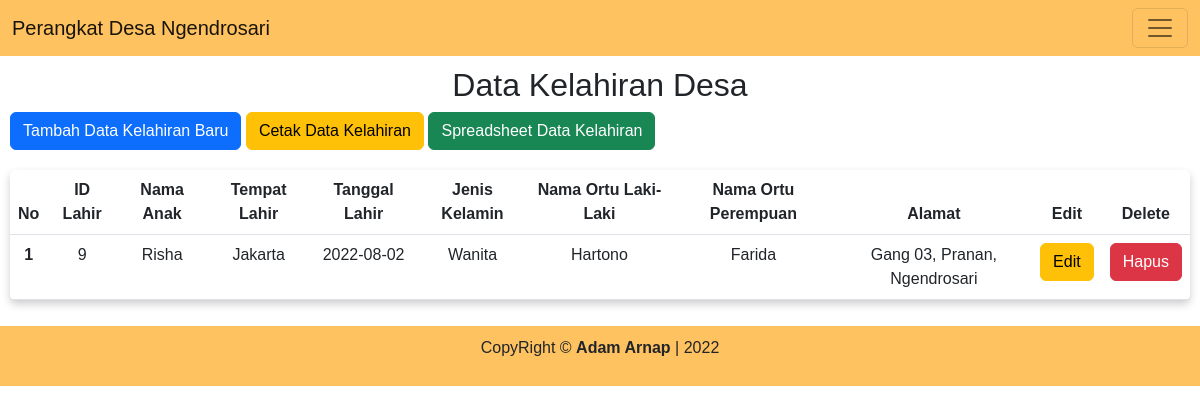
The page /view/Perangkat/Kelahiran.php (signed in) on the database its author committed.
### tables this page shows
CREATE TABLE `kelahiran` (
  `no_lahir` int(11) NOT NULL,
  `nama_bayi` varchar(50) NOT NULL,
  `tempat_lahir` varchar(50) NOT NULL,
  `tanggal_lahir` date NOT NULL,
  `gender` varchar(13) NOT NULL,
  `nama_ayah` varchar(30) NOT NULL,
  `nama_ibu` varchar(30) NOT NULL,
  `alamat` varchar(50) NOT NULL
);

### view/Perangkat/Kelahiran.php (the view, shortened to what this page needs)
<!doctype html>
<html lang="en">
  <head>
    <link href="https://cdn.jsdelivr.net/npm/bootstrap@5.2.0/dist/css/bootstrap.min.css" rel="stylesheet">
    <link rel="stylesheet" type="text/css" href="../../assets/styles/style.css">
    <link rel="stylesheet" type="text/css" href="../../assets/styles/berita.css">
</head>
  <body>
    <?php
    include '../Template/Navbar_Perangkat.php';
    ?>
        <main>
          <h2>Data Kelahiran Desa</h2>
          <a href="Kelahiran_Tambah.php" class="btn btn-primary">Tambah Data Kelahiran Baru</a>
          <a href="Cetak_Kelahiran.php" class="btn btn-warning">Cetak Data Kelahiran</a>
          <a href="Excel_Kelahiran.php" class="btn btn-success">Spreadsheet Data Kelahiran</a>
          <table class="table card-element">
            <thead>
              <tr>
                <th scope="col">No</th>
                <th scope="col">ID Lahir</th>
                <th scope="col">Nama Anak</th>
                <th scope="col">Tempat Lahir</th>
                <th scope="col">Tanggal Lahir</th>
                <th scope="col">Jenis Kelamin</th>
                <th scope="col">Nama Ortu Laki-Laki</th>
                <th scope="col">Nama Ortu Perempuan</th>
                <th scope="col">Alamat</th>
                <th scope="col">Edit</th>
                <th scope="col">Delete</th>
              </tr>
            </thead>
            <tbody>
            <?php
              include '../../Koneksi.php';
              $kelahiran = mysqli_query($koneksi,"select * from kelahiran");
              $no = 1;
              while ($people = mysqli_fetch_array($kelahiran)) {
            ?>
              <tr>
                <th scope="row"><?php echo $no++; ?></th>
                <td><?php echo $people['no_lahir'] ?></td>
                <td><?php echo $people['nama_bayi'] ?></td>
                <td><?php echo $people['tempat_lahir'] ?></td>
                <td><?php echo $people['tanggal_lahir'] ?></td>
                <td><?php echo $people['gender'] ?></td>
                <td><?php echo $people['nama_ayah'] ?></td>
                <td><?php echo $people['nama_ibu'] ?></td>
                <td><?php echo $people['alamat'] ?></td>
                <td>
                  <a class="btn btn-warning" href="Kelahiran_Edit.php?no_lahir=<?=$people['no_lahir']?>">Edit</a>
                </td>
                <td>
                  <a class="btn btn-danger" onclick="return confirm('Apakah Yakin Ingin Menhapus Data InI ?')"
                  href="../../controller/Perangkat/Aksi_Hapus_Kelahiran.php?no_lahir=<?=$people['no_lahir']?>">Hapus</a>
                </td>
              </tr>
            <?php } ?>
            </tbody>
          </table>
        </main>
    <?php
    include '../Template/Footer.php';
    ?>
</body>
</html

### assets/styles/style.css (style rules this page uses)
* { font-family: sans-serif; }
main { padding: 10px; }
.card-element { box-shadow: 0 4px 8px 0 rgba(0, 0, 0, 0.2); border-radius: 5px; padding: 20px; margin-top: 20px; }

### assets/styles/berita.css (style rules this page uses)
* { font-family: sans-serif; }
main { padding: 10px; }
main h2 { text-align: center; }
table { margin-right: 10px; text-align: center; }

### rows shown on the page
kelahiran: no_lahir "9", nama_bayi "Risha", tempat_lahir "Jakarta", tanggal_lahir "2022-08-02", gender "Wanita", nama_ayah "Hartono", nama_ibu "Farida", alamat "Gang 03, Pranan, Ngendrosari"
